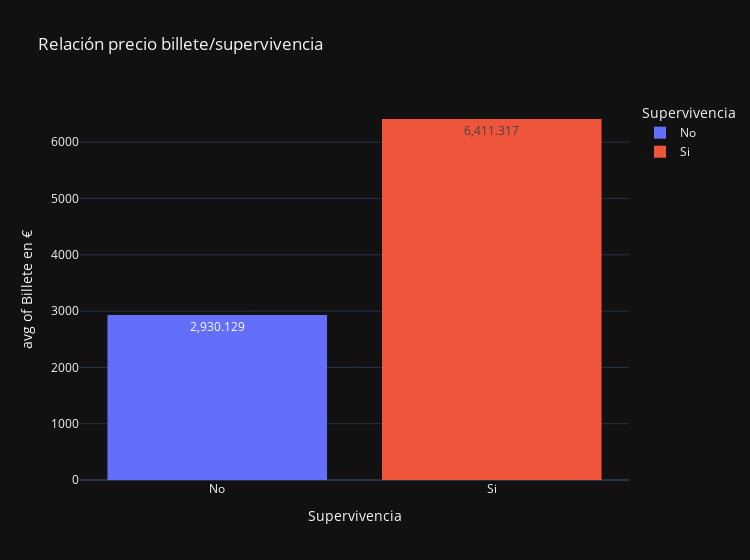

Source (notebook cell):
### Markdown cell above
##### Relacionamos el precio medio del billete con la supervivencia

### Code cell
fig = px.histogram(df, x="Survived",y="MeanCurrentFare", nbins=5, text_auto=True, labels={"Survived": "Supervivencia", "MeanCurrentFare": "Billete en €"}, log_y=False,template="plotly_dark",color="Survived",width=750, histfunc="avg", title="Relación precio billete/supervivencia")
fig.show()

### Figure 1 — Plotly figure (JSON) as saved in the notebook; plotly's stock layout.template omitted (floating-point values rounded to 4 significant figures; data arrays with more than 128 entries replaced by an {"elided": "..."} marker saying what was removed)
{"data": [{"alignmentgroup": "True", "bingroup": "x", "histfunc": "avg", "hovertemplate": "Supervivencia=%{x}<br>avg of Billete en €=%{y}<extra></extra>", "legendgroup": "No", "marker": {"color": "#636efa", "pattern": {"shape": ""}}, "name": "No", "nbinsx": 5, "offsetgroup": "No", "orientation": "v", "showlegend": true, "texttemplate": "%{value}", "type": "histogram", "x": {"elided": "549 str values"}, "xaxis": "x", "y": {"elided": "549 float values"}, "yaxis": "y"}, {"alignmentgroup": "True", "bingroup": "x", "histfunc": "avg", "hovertemplate": "Supervivencia=%{x}<br>avg of Billete en €=%{y}<extra></extra>", "legendgroup": "Si", "marker": {"color": "#EF553B", "pattern": {"shape": ""}}, "name": "Si", "nbinsx": 5, "offsetgroup": "Si", "orientation": "v", "showlegend": true, "texttemplate": "%{value}", "type": "histogram", "x": {"elided": "342 str values"}, "xaxis": "x", "y": {"elided": "342 float values"}, "yaxis": "y"}], "layout": {"barmode": "relative", "legend": {"title": {"text": "Supervivencia"}, "tracegroupgap": 0}, "title": {"text": "Relación precio billete/supervivencia"}, "width": 750, "xaxis": {"anchor": "y", "categoryarray": ["No", "Si"], "categoryorder": "array", "domain": [0, 1], "title": {"text": "Supervivencia"}}, "yaxis": {"anchor": "x", "domain": [0, 1], "title": {"text": "avg of Billete en €"}}}}
